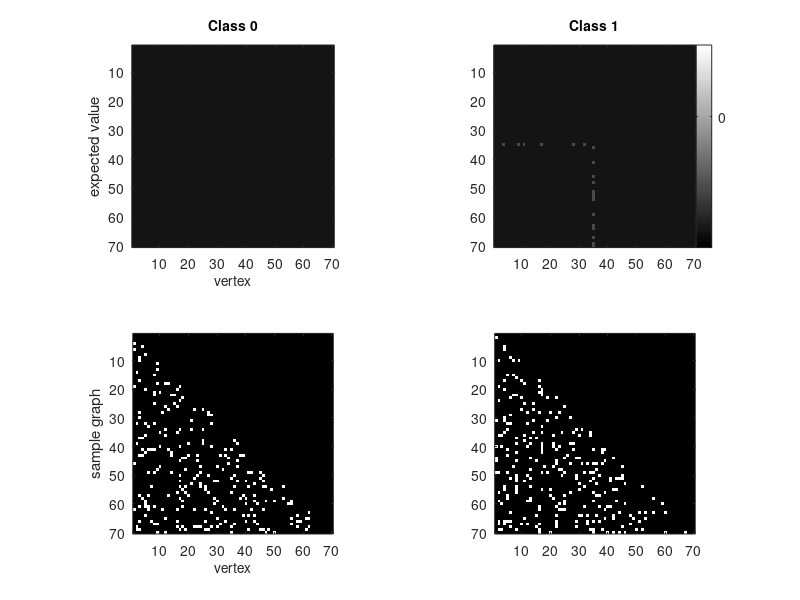

The MATLAB script that drew this image: (Note: this script raises an error after producing the figure.)
%% synthetic
clear, clc


% # neurons
V=70;

% signal subgraph
m=1;
s=20;

Ess = randperm(70);
Ess = Ess(1:s);
thesem = zeros(V);
vstar=round(V/2);
thesem(vstar,Ess) = 1;
thesem(Ess,vstar) = 1;
thesem=tril(thesem,-1);
Ess=find(thesem);

% parameters
p=0.1;
q=0.3;
E0=p*ones(V);
E1=p*ones(V);
E1(Ess)=q;

savestuff=0;

fname=['homo_V' num2str(V) '_s' num2str(s) '_p' num2str(round(p*100)) '_q' num2str(round(q*100))];


%% plot params and samples
figure(2), clf
fs=10;

h(2)=subplot(222);
image(E1*64+0.5)
axis('square');
op2b=get(gca,'Position');
colorbar('YTick',[0.01 min(p,q) max(p,q) 1]*64.5,'YTickLabel',[0 min(p,q) max(p,q) 1])
set(gca,'Position',op2b)
title('Class 1','fontsize',fs)

h(1)=subplot(221);
image(E0*64.5)
colormap('gray')
axis('square');
title('Class 0','fontsize',fs)
xlabel('vertex','fontsize',fs)
ylabel('expected value')
op1=get(gca,'Position');
op1(3:4)=op2b(3:4);
set(gca,'Position',op1)


h(3)=subplot(223);
imagesc(tril(E0 > rand(V),-1))
axis('square');
ylabel('sample graph')
xlabel('vertex','fontsize',fs)

h(4)=subplot(224);
imagesc(tril(E1 > rand(V),-1))
axis('square');


for i=1:numel(h)
    set(h(i),'fontsize',fs)
end

if savestuff==1
    print_fig(['../figs/' fname '_mean_sample'],[6 4])
end

%% simulate data for coherogram plots
clear h SigMat coherent incoherent coherogram Coherogram wset

ns=[4 16 64 256]; %[20 50 100 300];
ncols=length(ns);


for i=1:ncols
    
    % training data
    ntrn=ns(i);
    Atrn = nan(V,V,ntrn);
    Atrn(:,:,1:2:ntrn)=repmat(E0,[1 1 ntrn/2]) > rand(V,V,ntrn/2);
    Atrn(:,:,2:2:ntrn)=repmat(E1,[1 1 ntrn/2]) > rand(V,V,ntrn/2);
    for nn=1:ntrn, Atrn(:,:,nn)=tril(Atrn(:,:,nn),-1); end
    
    ytrn=repmat([0 1],1,ntrn/2);
    
    constants   = get_constants(Atrn,ytrn);     % get constants to ease classification code
    SigMat{i}   = run_get_fisher_pvals(Atrn,constants);
    incoherent{i} = incoherent_estimator(SigMat{i},s);
    [coherent{i} cocount{i}]= coherent_estimator(SigMat{i},m,s);
    [coherogram{i} Coherogram{i} wset{i}] = get_coherograms(Atrn,ytrn);
    
end


%% plot SigMat and coheregrams
% load(['../../data/results/' fname])

figure(4), clf
wh = [.21 .18];
side = 0.07;
bottom=0.07;
rowpos=0.22;
colpos=0.21;
fs=6;
nrows=4;


for i=1:ncols
    
    
    h(1+(i-1)*nrows) = subplot('Position',[0*colpos+side (4-i)*rowpos+bottom wh]);
    
    imagesc(-log10(SigMat{i}))
    axis('square')
    ylabel(['n=', num2str(ns(i))],'fontsize',fs)
    if i<ncols,
        set(gca,'Xtick',[],'YTick',[]),
    else
        xlabel('vertex','fontsize',fs)
%         ylabel([{['n=', num2str(ns(i))]}; {'vertex'}],'fontsize',fs)
        ylabel([{['n=', num2str(ns(i))]}],'fontsize',fs)
        set(gca,'YTick',[]),
    end
    if i==1, title([{'negative log'};  {'significance matrix'}],'fontsize',fs), end
    
    h(2+(i-1)*nrows) = subplot('Position',[1*colpos+side (4-i)*rowpos+bottom wh]);
    ass=zeros(V); ass(incoherent{i})=1;
    imagesc(ass)
    axis('square')
    if i<ncols, set(gca,'Xtick',[],'YTick',[]),
    else set(gca,'Ytick',[]), xlabel('vertex','fontsize',fs)
    end
    if i==1, title([{'incoherent'}; {'estimate'}],'fontsize',fs), end
    ylabel(['# correct = ', num2str(length(intersect(incoherent{i},Ess)))],'fontsize',fs)
    
    h(3+(i-1)*nrows) = subplot('Position',[2*colpos+side (4-i)*rowpos+bottom wh]);
    ass=zeros(V); ass(coherent{i})=1;
    imagesc(ass)
    if isempty(coherent{i}), image(ass); end
    axis('square')
    if i<ncols, set(gca,'Xtick',[],'YTick',[]),
    else set(gca,'Ytick',[]), xlabel('vertex','fontsize',fs)
    end
    if i==1, title([{'coherent'}; {'estimate'}],'fontsize',fs), end
    ylabel(['# correct = ', num2str(length(intersect(coherent{i},Ess)))],'fontsize',fs)
    
    h(4+(i-1)*nrows) = subplot('Position',[3*colpos+side (4-i)*rowpos+bottom wh]);
    imagesc(Coherogram{i}(:,1:cocount{i}))
    axis('square')
    set(gca,'Ytick',[])
    if i==1, title([{'coherogram'}],'fontsize',fs), end
    if i==ncols, xlabel('log significance','fontsize',fs), end
    if cocount{i}>2,
        set(gca,'XTick',ceil(linspace(2,cocount{i},3)),'XTickLabel',...
            0.1*round(10*log10((wset{i}(ceil(linspace(2,cocount{i},3))))))),
    end
    
end
colormap('gray')
for i=1:length(h), set(h(i),'fontsize',fs), end

if savestuff==1
    print_fig(['../../figs/' fname '_coherogram'],[5 4])
end



%% get Lstar

ntst=1000;
Atst = nan(V,V,ntst);
Atst(:,:,1:2:ntst)=repmat(E0,[1 1 ntst/2]) > rand(V,V,ntst/2);
Atst(:,:,2:2:ntst)=repmat(E1,[1 1 ntst/2]) > rand(V,V,ntst/2);
ytrn=repmat([0 1],1,ntst/2);

params.lnE0=log(E0);
params.lnE1=log(E1);
params.ln1E0=log(1-E0);
params.ln1E1=log(1-E1);
params.lnprior0=log(1/2);
params.lnprior1=log(1/2);

subspace=find(ones(V)-diag(ones(V,1)));

bayes_incorrects=nan(ntst,1);
for i=1:ntst
    bayes_incorrects(i) = plugin_bern_classify(Atst(:,:,i),params,subspace,ytrn(i));
end
Lstar=mean(bayes_incorrects)

%% generate data, classify, and get stats
clear alg out Outtemp ns h
% alg stuff
alg(1).name='coherent';
alg(1).star_list=m;
alg(1).edge_list{1}=s;

alg(2).name='incoherent';
alg(2).edge_list=s;

alg(3).name='naive bayes';
alg(3).edge_list=find(ones(V)-diag(ones(V,1)));

nAlgs=numel(alg);
nTrials=20;
ns=[10:10:50, 100:50:300];


for i=1:length(ns)
    
    disp(['ntrn ', num2str(ns(i))])
    
    for j=1:nTrials
        
        disp(['trial ', num2str(j)])
        % training data
        ntrn=ns(i);
        Atrn = nan(V,V,ntrn);
        Atrn(:,:,1:2:ntrn)=repmat(E0,[1 1 ntrn/2]) > rand(V,V,ntrn/2);
        Atrn(:,:,2:2:ntrn)=repmat(E1,[1 1 ntrn/2]) > rand(V,V,ntrn/2);
        for nn=1:ntrn, Atrn(:,:,nn)=tril(Atrn(:,:,nn),-1); end
        
        ytrn=repmat([0 1],1,ntrn/2);
        
        % testing data
        ntst=100;
        Atst = nan(V,V,ntst);
        Atst(:,:,1:2:ntst)=repmat(E0,[1 1 ntst/2]) > rand(V,V,ntst/2);
        Atst(:,:,2:2:ntst)=repmat(E1,[1 1 ntst/2]) > rand(V,V,ntst/2);
        for nn=1:ntst, Atst(:,:,nn)=tril(Atst(:,:,nn),-1); end
        ytst=repmat([0 1],1,ntst/2);
        
        
        % classify
        Outtemp = plugin_classifier_cv_loop(Atrn,ytrn,alg,'HoldOut',Atst,ytst);
        
        % get stats
        Out(1).Lhat(i,j)   = Outtemp(1).Lhat;
        Out(1).correct_edges(i,j) = length(intersect(Outtemp(1).subspace{1},Ess));
        
        Out(2).Lhat(i,j)   = Outtemp(2).Lhat;
        Out(2).correct_edges(i,j) = length(intersect(Outtemp(2).subspace{1},Ess));
        
        Out(3).Lhat(i,j)   = Outtemp(3).Lhat;
    end
    
end


for n=1:3
    keeps(n).correct_edges=Out(n).correct_edges;
    keeps(n).Lhat=Out(n).Lhat;
    
    keeps(n).misedge_rate=1-mean(keeps(n).correct_edges,2)/s;
    keeps(n).misedge_ste=std(keeps(n).correct_edges,[],2)/(s*sqrt(nTrials));
    keeps(n).Lhat_avg=mean(keeps(n).Lhat,2);
    keeps(n).Lhat_ste=std(keeps(n).Lhat,[],2)/sqrt(nTrials);
end

if savestuff==1
    save(['../../data/' fname])
end

%% plot rates
% load(['../../data/' fname])

figure(1), clf

gray1=0.5*[1 1 1];
gray2=0.75*[1 1 1];
sa=0.5;
fs=12;


%
h(1)=subplot(211); hold all
errorbar(ns,keeps(1).misedge_rate(1:length(ns)),keeps(1).misedge_ste(1:length(ns)),'k','linewidth',2)
errorbar(ns,keeps(2).misedge_rate(1:length(ns)),keeps(2).misedge_ste(1:length(ns)),'color',gray1,'linewidth',2)
axis([0 ns(end) 0 1])
% set(gca,'YTick',[2:2:s])
xlabel('# training samples','fontsize',fs)
ylabel('missed-edge rate','fontsize',fs)

h(2)=subplot(212); hold all
errorbar(ns,keeps(1).Lhat_avg(1:length(ns)),keeps(1).Lhat_ste(1:length(ns)),'k','linewidth',2)
errorbar(ns,keeps(2).Lhat_avg(1:length(ns)),keeps(2).Lhat_ste(1:length(ns)),'color',gray1,'linewidth',2)
errorbar(ns,keeps(3).Lhat_avg(1:length(ns)),keeps(3).Lhat_ste(1:length(ns)),'color',gray2,'linewidth',2)
axis([0 ns(end) 0 0.5])
xlabel('# training samples','fontsize',fs)
ylabel('misclassification rate','fontsize',fs)
% legend(alg(1).name,alg(2).name, alg(3).name,'fontsize',fs)
legend('coh','inc','nb'); %,'fontsize',fs,'Location','Best')
set(gca,'YTick',[0.1:0.1:0.5])



if savestuff==1
    print_fig(['../../figs/' fname '_Lhats'],[3 3]*1.5)
end

